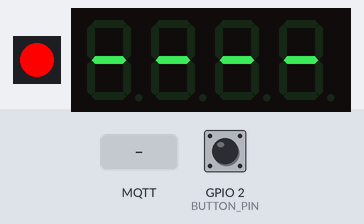
Simulated run of this program. Board: ESP32. Parts: 1 RGB LEDs in strip order, left to right, 4-digit seven-segment display. Inputs (shaded band) come from the test bench; at power-on: GPIO 2 (BUTTON_PIN) HIGH. WiFi joins after 1.5 s; servers stay silent unless stated; no MQTT or app messages arrive unless stated; what the program prints to the serial monitor is not drawn.

Above: at 2.7 s.
2.8 s: GPIO 2 (BUTTON_PIN) pulled LOW for 3.2 s
At 4.3 s:
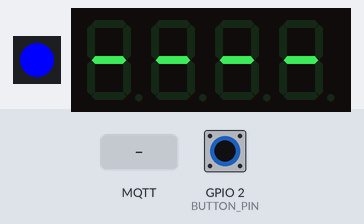
9.0 s: GPIO 2 (BUTTON_PIN) pulled LOW for 3.2 s
At 13.2 s:
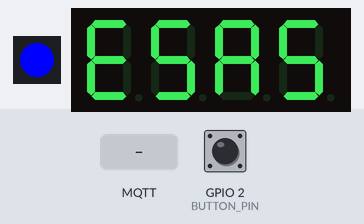
15.2 s: MQTT message "5" arrives on the first subscribed topic
At 18.1 s:
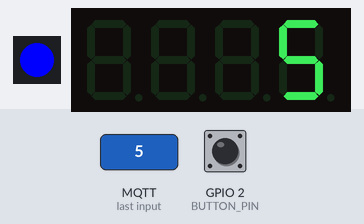
18.2 s: MQTT message "90" arrives on the second subscribed topic
At 22.12 s:
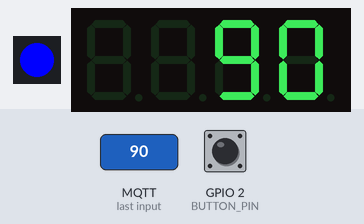
Timing chart, 0 to 22.2 s (numbered marks = the images above; inputs shaded):
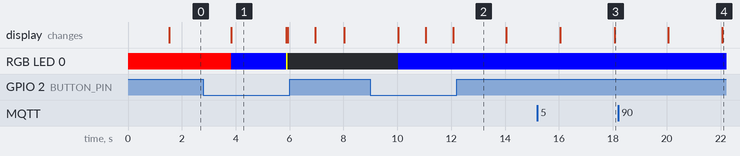

Measured:
- after the input at 15.2 s, the display: first differs from a run without the input after 2.9 s (image 3)
- what the display in image 1 shows lasts 2.1 s, from 3.8 s to 5.9 s

The program:

main.cpp
```cpp
#include <Arduino.h>
#include <PubSubClient.h>
#include <WiFiClientSecure.h>
#include <Adafruit_NeoPixel.h>
#include <TM1637Display.h>
#ifdef ESP32
#include <WiFi.h>
#else
#include <ESP8266WiFi.h>
#endif

#ifdef ESP32
#define WARNING_LIGHT_PIN 17
#define BUTTON_PIN 2
#define NEOPIXEL_PIN 4
#define DISPLAY_CLK 16
#define DISPLAY_DIO 17
#else
#define WARNING_LIGHT_PIN D6
#define BUTTON_PIN D2
#define NEOPIXEL_PIN D4
#define DISPLAY_CLK D7
#define DISPLAY_DIO D1
#endif

#define MQTT_SERVER_HOST "test.mosquitto.org"
#define MQTT_SERVER_PORT 8883
#define MQTT_TOPIC_1 "iot-experiments/evt/counter"
#define MQTT_TOPIC_2 "iot-experiments/esas/counter"

void startSmartConfig();
boolean reconnectMqttClient();
void mqttCallback(char *topic, byte *payload, unsigned int length);
void processConfigButton();
void processDisplay();
void processWarningLight();
void displayColor(uint32_t color);

//////////////////////////////////

WiFiClientSecure wifiClient;
PubSubClient mqttClient(wifiClient);
long lastReconnectAttempt = 0;
char clientId[20];
volatile int32_t topic1CounterValue = 0;
volatile int32_t topic2CounterValue = 0;
volatile long startWarningLight = false;
Adafruit_NeoPixel pixels(1, NEOPIXEL_PIN, NEO_GRB + NEO_KHZ800);
TM1637Display display(DISPLAY_CLK, DISPLAY_DIO);
long beginDisplaySequenceMs = 0;
uint8_t emptyLabel[] = {SEG_G, SEG_G, SEG_G, SEG_G};
uint8_t topic1Label[] = {SEG_A | SEG_D | SEG_E | SEG_F | SEG_G, SEG_B | SEG_C | SEG_D | SEG_E | SEG_F, SEG_D | SEG_E | SEG_F | SEG_G, 0x00}; // eut
uint8_t topic2Label[] = {
    SEG_A | SEG_D | SEG_E | SEG_F | SEG_G,
    SEG_A | SEG_C | SEG_D | SEG_F | SEG_G,
    SEG_A | SEG_B | SEG_C | SEG_E | SEG_F | SEG_G,
    SEG_A | SEG_C | SEG_D | SEG_F | SEG_G,
    SEG_A | SEG_B | SEG_C | SEG_E | SEG_F | SEG_G,
}; // esas

//////////////////////////////////

void setup()
{
  pinMode(WARNING_LIGHT_PIN, OUTPUT);
  pinMode(BUTTON_PIN, INPUT_PULLUP);
  digitalWrite(WARNING_LIGHT_PIN, HIGH);

  Serial.begin(115200);
  while (!Serial)
    ; // wait for serial attach

  beginDisplaySequenceMs = millis();

  pixels.begin();
  display.setBrightness(0x0f);

#ifdef ESP32
  //The chip ID is essentially its MAC address(length: 6 bytes).
  uint64_t chipid = ESP.getEfuseMac();
  sprintf(clientId, "ESP_%04X%08X", (uint16_t)(chipid >> 32), (uint32_t)chipid);
#else
  uint32_t chipid = ESP.getChipId();
  sprintf(clientId, "ESP_%08X", chipid);
#endif

  displayColor(pixels.Color(255, 0, 0));

  // Tries to connect with previous credentials or starts smartconfig
  if (WiFi.begin() == WL_CONNECT_FAILED)
  {
    startSmartConfig();
  }

  //Wait for WiFi to connect to AP
  Serial.println("Waiting for WiFi");
  while (WiFi.status() != WL_CONNECTED)
  {
    processConfigButton();
    delay(500);
    Serial.print(".");
  }

  Serial.println("WiFi Connected.");

  Serial.print("IP Address: ");
  Serial.println(WiFi.localIP());

#ifdef ESP8266
  // The ESP8266 isn't capable to check SSL certificates by it's own
  wifiClient.setInsecure();
#endif
  mqttClient.setServer(MQTT_SERVER_HOST, MQTT_SERVER_PORT);
  mqttClient.setCallback(mqttCallback);
}

void loop()
{
  processConfigButton();

  processDisplay();

  processWarningLight();

  if (!mqttClient.connected())
  {
    long now = millis();
    if (now - lastReconnectAttempt > 5000)
    {
      lastReconnectAttempt = now;
      if (reconnectMqttClient())
      {
        lastReconnectAttempt = 0;
      }
    }
  }
  else
  {
    mqttClient.loop();
  }
}

void processConfigButton()
{
  if (digitalRead(BUTTON_PIN) == LOW)
  {
    delay(1000);
    if (digitalRead(BUTTON_PIN) == LOW)
    {
      startSmartConfig();
    }
  }
}

void processDisplay()
{
  if (!mqttClient.connected())
  {
    display.setSegments(emptyLabel);
    return;
  }

  long msSinceLastBeginSequence = millis() - beginDisplaySequenceMs;
  if (msSinceLastBeginSequence < 2000)
  {
    display.setSegments(topic1Label);
  }
  else if (msSinceLastBeginSequence < 4000)
  {
    display.showNumberDec(topic1CounterValue, false);
  }
  else if (msSinceLastBeginSequence < 6000)
  {
    display.setSegments(topic2Label);
  }
  else if (msSinceLastBeginSequence < 8000)
  {
    display.showNumberDec(topic2CounterValue, false);
  }
  else
  {
    beginDisplaySequenceMs = millis();
  }
}

void processWarningLight()
{
  if (startWarningLight != 0 && (millis() - startWarningLight) < 5000)
  {
    // turn the LED on (HIGH is the voltage level)
    digitalWrite(WARNING_LIGHT_PIN, LOW);
  }
  else
  {
    // turn the LED off by making the voltage LOW
    digitalWrite(WARNING_LIGHT_PIN, HIGH);
  }
}

void startSmartConfig()
{
  displayColor(pixels.Color(0, 0, 255));

  // Init WiFi as Station, start SmartConfig
  WiFi.mode(WIFI_STA);
  WiFi.beginSmartConfig();

  //Wait for SmartConfig packet from mobile
  Serial.println("Waiting for SmartConfig.");
  while (!WiFi.smartConfigDone())
  {
    delay(500);
    Serial.print(".");
  }

  Serial.println("");
  Serial.println("SmartConfig received.");
}

boolean reconnectMqttClient()
{
  displayColor(pixels.Color(255, 255, 0));

  Serial.println("Attempting MQTT connection...");
  if (mqttClient.connect(clientId))
  {
    Serial.println("Connected to MQTT server");
    mqttClient.publish("iot-experiments/devices", clientId);
    mqttClient.subscribe(MQTT_TOPIC_1);
    mqttClient.subscribe(MQTT_TOPIC_2);

    pixels.clear();
    pixels.show();
  }
  else
  {
    Serial.print("Failed, rc=");
    Serial.println(mqttClient.state());
  }
  return mqttClient.connected();
}

void mqttCallback(char *topic, byte *payload, unsigned int length)
{
  Serial.print("MQTT message arrived [");
  Serial.print(topic);
  Serial.print("] ");

  char value[length + 1];
  strncpy(value, (char *)payload, length);
  value[length] = '\0';
  Serial.println(value);

  if (strcmp(MQTT_TOPIC_1, topic) == 0)
  {
    int32_t iValue = atoi(value);
    if (iValue != topic1CounterValue)
    {
      topic1CounterValue = iValue;
      startWarningLight = millis();
    }
  }

  if (strcmp(MQTT_TOPIC_2, topic) == 0)
  {
    int32_t iValue = atoi(value);
    if (iValue != topic2CounterValue)
    {
      topic2CounterValue = iValue;
      startWarningLight = millis();
    }
  }
}

void displayColor(uint32_t color)
{
  pixels.setPixelColor(0, color);
  pixels.show();
}
```
